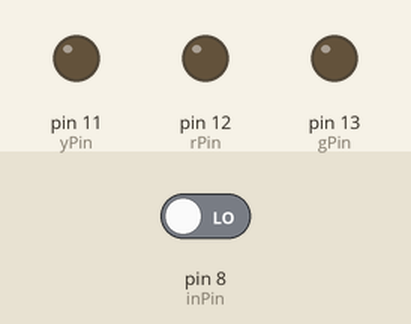
Bench run of a sketch on a simulated Arduino Uno, built with avr-gcc and run on an emulated ATmega328P. Shown: output pins drawn as LEDs (lit = HIGH). Dashed ring = blinking. The test bench sets the inputs (shaded band); at power-on: pin 8 (inPin) LOW.

Above: at 1.2 s.
1.3 s: pin 8 (inPin) driven HIGH
At 1.4 s:
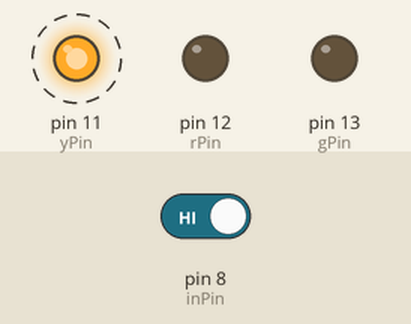
At 1.8 s:
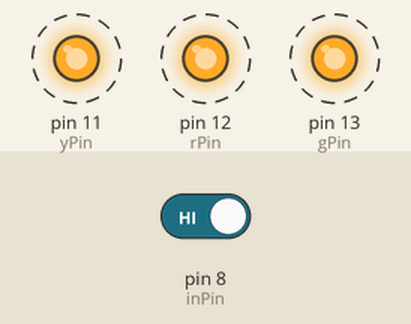
4.3 s: pin 8 (inPin) driven LOW
At 4.4 s:
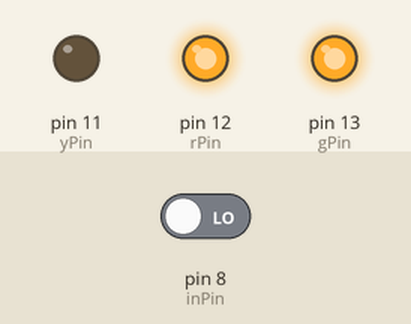
Timing chart, 0 to 7.3 s (numbered marks = the images above; inputs shaded):
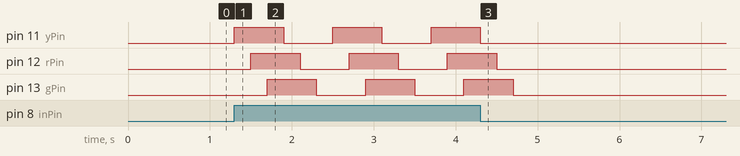

The sketch:

ard_test.ino
```cpp
int inPin = 8;
int yPin = 11;
int rPin = 12;
int gPin = 13;
long blink = 200;

void setup() {
    Serial.begin(9600);
    pinMode(inPin, INPUT);
    pinMode(yPin, OUTPUT);
    pinMode(rPin, OUTPUT);
    pinMode(gPin, OUTPUT);
}

void loop() {
    while (digitalRead(inPin) == HIGH) {
        digitalWrite(yPin, HIGH);
        delay(blink);
        digitalWrite(rPin, HIGH);
        delay(blink);
        digitalWrite(gPin, HIGH);
        delay(blink);
        digitalWrite(yPin, LOW);
        delay(blink);
        digitalWrite(rPin, LOW);
        delay(blink);
        digitalWrite(gPin, LOW);
        delay(blink);
    }
}
```

Measured:
- after the input at 1.3 s, pin 11 (yPin): alternates HIGH for 0.60 s and LOW for 0.60 s, starting at once; pin 12 (rPin): alternates HIGH for 0.60 s and LOW for 0.60 s, starting after 0.20 s; pin 13 (gPin): alternates HIGH for 0.60 s and LOW for 0.60 s, starting after 0.40 s
- after the input at 4.3 s, pin 11 (yPin): goes on until 4.3 s, then stays LOW; pin 12 (rPin): goes on until 4.5 s, then stays LOW; pin 13 (gPin): goes on until 4.7 s, then stays LOW
